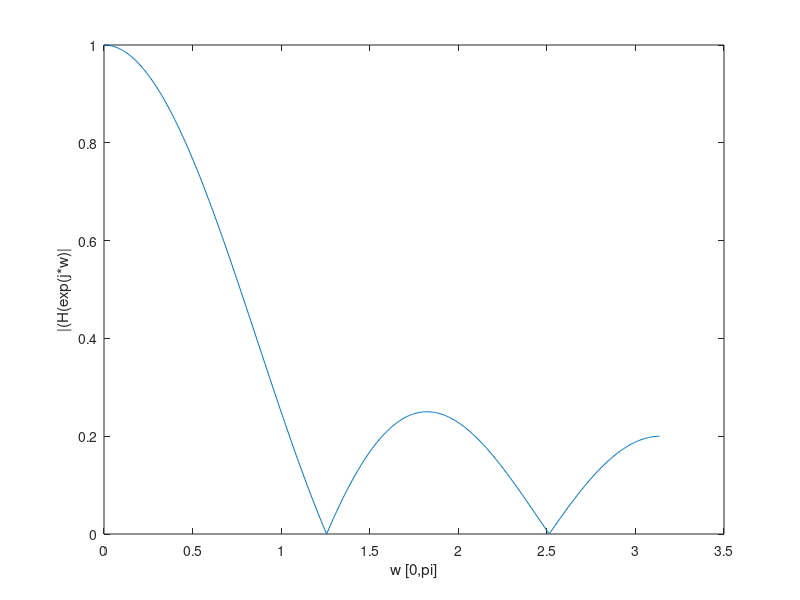
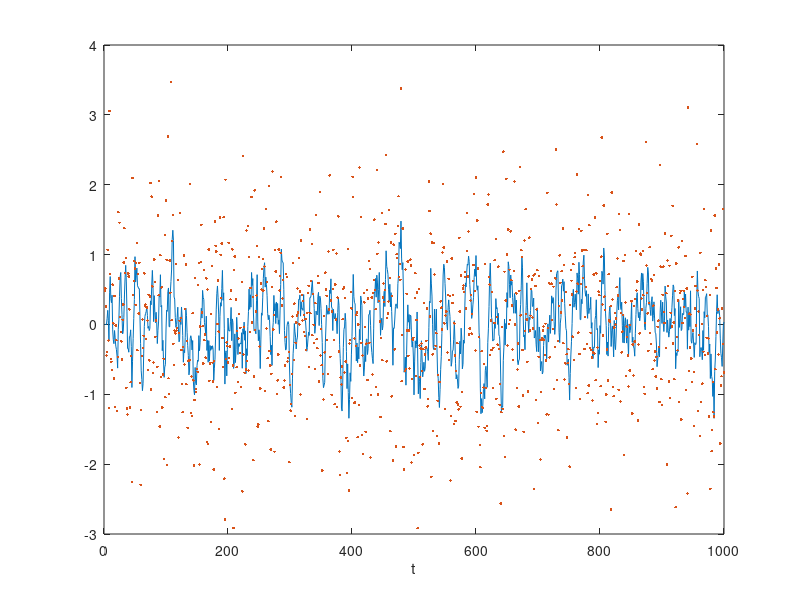
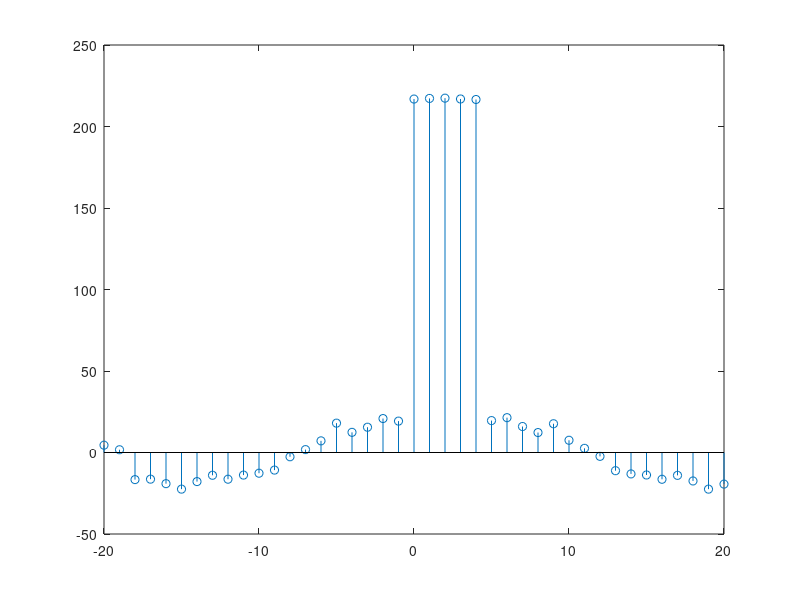

Reproduce these figures in MATLAB, in order.
clear all; close all;

[h,w] = freqz([1,1,1,1,1],[5,0,0,0,0]);

figure(1)
plot(w,abs(h))
xlabel('w [0,pi]'); ylabel('|(H(exp(j*w)|')
%%
close all; clear all;
e = wgn(1000,1,0);
v =[];
for i = 1:1000
    if i < 5
        v(i) = 0;
    else
        v(i) = 1/5*(e(i)+e(i-1)+e(i-2)+e(i-3)+e(i-4));
    end
end
t = 1:1000;
figure(2)
plot(t,v)
hold on
plot(t,e,'.')
xlabel('t');

figure(3)
N = 1000;
t = 0:20;
[c, lags] = xcorr(v,e,20);
stem(lags,c)

    